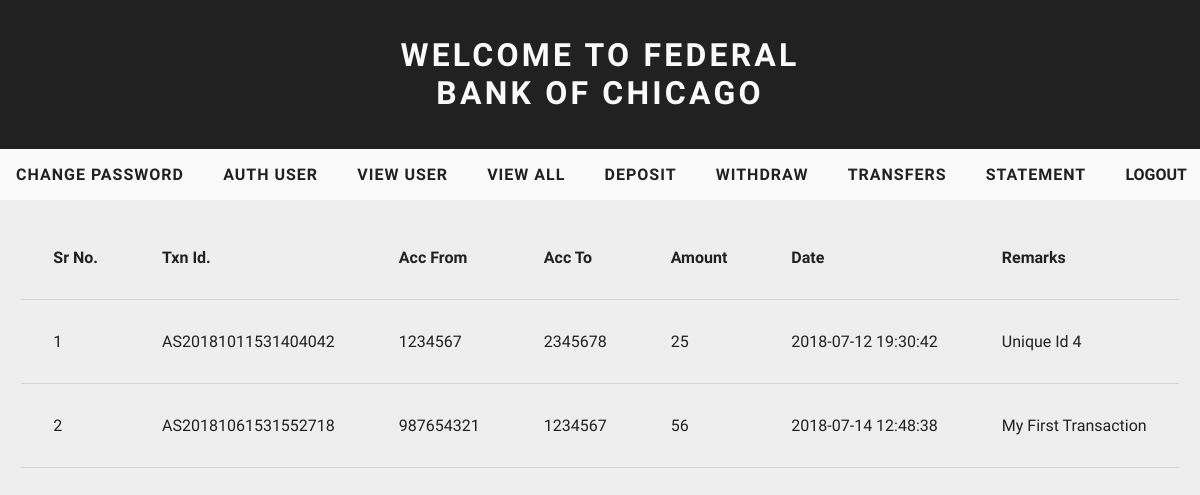
Screenshot of /adminpayment.php (signed in) with the database file from the repository.
### tables this page shows
CREATE TABLE IF NOT EXISTS `payment` (
  `Transaction_id` varchar(32) NOT NULL,
  `Transfer_from` char(12) NOT NULL,
  `Transfer_to` char(12) NOT NULL,
  `Amount` double NOT NULL,
  `Date` timestamp NOT NULL DEFAULT CURRENT_TIMESTAMP,
  `Remarks` varchar(255) NOT NULL,
  UNIQUE KEY `Transaction_id` (`Transaction_id`)
);

### adminpayment.php (the view, shortened to what this page needs)
<?php
$connection =mysqli_connect("localhost","root","","NetBanking");
$i=0;
if(!empty($_SESSION["Username"])){
    include "static/adminnav.php" ;
      $res =mysqli_query($connection , "SELECT * FROM Payment");
      $row =mysqli_num_rows($res);
      if($row>0){
?>
      <div class="res-tb">
      <table class="table1">
        <tr>
          <th>Sr No.</th>
          <th>Txn Id.</th>
          <th>Acc From</th>
          <th>Acc To</th>
          <th>Amount</th>
          <th>Date</th>
          <th>Remarks</th>
        </tr>
<?php
        while($result =mysqli_fetch_array($res)){
          $a = $result["Transaction_id"];
          $b = $result["Transfer_from"];
          $c = $result["Transfer_to"];
          $d = $result["Amount"];
          $e = $result["Date"];
          $f = $result["Remarks"];
            ++$i;
            $c =substr($c,0,10);
          echo" <tr>
                  <td>$i</td>
                  <td>$a</td>
                  <td>$b</td>
                  <td>$c</td>
                  <td>$d</td>
                  <td>$e</td>
                  <td>$f</td>
                </tr>";
         }
         echo "</table> </div>";
   }else{
     echo "<div class='err_msg'>No Records </div>";
   }
}
else
{
  include "static/header.html";
  echo "<div class='err_msg'>Unauthorize access !! You can not Access this page Directly</div>";
}
?>

### static/page-header.inc
<div class="page-header">
  <div class="head">
      <h1>Welcome To federal bAnk of cHicAGo</h1>
  </div>

### static/adminnav.php (shortened to what this page needs)
<?php  include"page-header.inc" ;?>
     <div class="nav">
      <li> <a href="adminchangepassword.php">Change Password</a> </li>
      <li> <a href="authenticate.php">Auth User</a> </li>
      <li> <a href="viewuser.php">View User</a> </li>
      <li> <a href="viewall.php">View All</a> </li>
      <li> <a href="deposit.php">Deposit</a> </li>
      <li> <a href="withdraw.php">Withdraw</a></li>
      <li> <a href="adminpayment.php">transfers</a> </li>
      <li> <a href="statement.php">Statement</a></li>
      <li> <form class="" action="" method="post">
          <input type="submit" class="link1" name="logout" value="Logout">
      </form> </li>
    </div>
</div>

### static/app.css (style rules this page uses)
html { position: relative; min-height: 100%; min-width: 100%; }
.page-header { text-transform: uppercase; letter-spacing: .2em; width:100%; color:#FAFAFA; background-color:#212121; }
h1 { display: flex; width: 40%; margin: 0 auto; font-size: 200%; padding: 1.14em; }
.head { text-align: center; }
.nav { font-weight: bold; background-color: #FAFAFA; overflow: auto; white-space: nowrap; }
.nav li { cursor: pointer; list-style-type: none; display: inline-grid; }
.nav li a { padding: 1em; letter-spacing: 1px; text-decoration: none; color: #212121; font-size: 1em; }
.link1 { font-family:Fira Sans , Arial , sans-serif; padding: 1em; font-size: 1em; border: none; color: #212121; outline: none; cursor: pointer; font-weight: bold; background-color: #FAFAFA; text-transform: uppercase; }
table { margin: 1em ; display:inline-flex; border-collapse: collapse; }
th,td { padding: .5em; }
th { font-size: 1em; text-align: justify; }
td { font-size: 1em; text-align: left; }
.table1 th, .table1 td { border-bottom: 1px solid rgba(0,0,0,0.1); padding: 2em; }
.res-tb { overflow: auto; white-space: nowrap; }

### rows the page displays
payment: Transaction_id "AS20181011531404042", Transfer_from "1234567", Transfer_to "2345678", Amount "25", Date "2018-07-12 19:30:42", Remarks "Unique Id 4"
payment: Transaction_id "AS20181061531552718", Transfer_from "987654321", Transfer_to "1234567", Amount "56", Date "2018-07-14 12:48:38", Remarks "My First Transaction"
